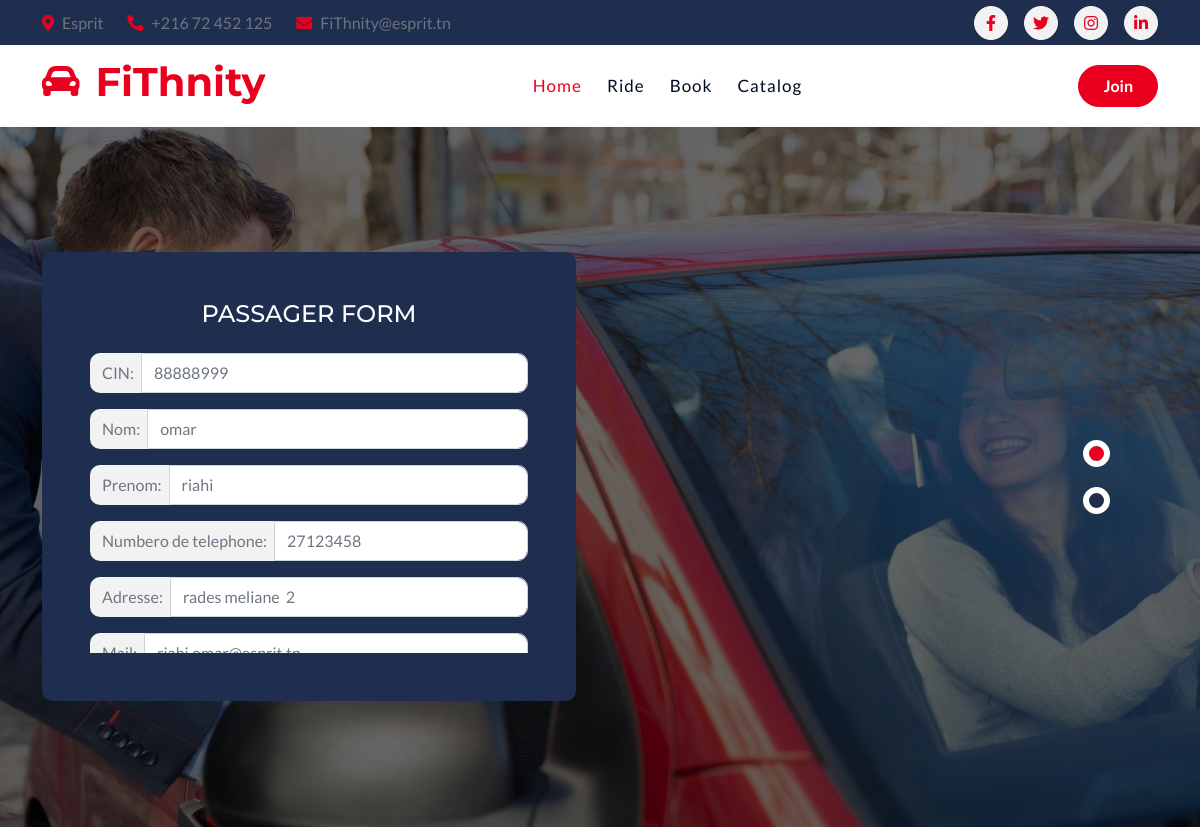
/passager/update/24, run on the app's committed database.
### userapp/models.py (models this page shows, shortened)
class user (AbstractUser):
    cin= models.CharField(('CIN') , max_length=8 ,validators=[cin_validator])
    nom =  models.CharField(('nom') , max_length=150)
    prenom=models.CharField(('prenom') , max_length=150)
    num_tel=models.CharField(('numbero de telephone') , max_length=8 , validators=[cin_validator])
    adresse= models.CharField(('adresse') , max_length=150 , validators=[validate_address])
    mail= models.CharField(('mail') , max_length=150,validators=[email_validator])
    date_naissance=models.DateField(('date de naissance'),null=True,blank=True)
    username= models.CharField(('username') , max_length=150,unique=True)
    role= models.CharField(('role') , max_length=150)
    photo = models.FileField(upload_to="static/img/users/" , validators=[FileExtensionValidator(allowed_extensions=['png','jpg'] , message="only png and jpg files allowed")],default='test.jpg')
    USERNAME_FIELD = 'username'
    REQUIRED_FIELDS = ['mail']

### passagerapp/views.py (the view)
# urls.py: path('update/<int:pk>', passagerupdateview.as_view() , name="passager_update"),
class passagerupdateview(UpdateView):
    model = passager
    template_name='passager/form.html'
    form_class=uppform
    success_url= reverse_lazy('profile')

### passagerapp/forms.py (shortened to what this page needs)
class uppform (forms.ModelForm):
    class Meta:
        model = passager
        fields = ['cin','nom','prenom','num_tel','adresse','mail','date_naissance','username','photo' ,'role']
    date_naissance=forms.DateField(label="Date de naissanace",widget=forms.DateInput(attrs={'type' : 'date'}))
    photo=forms.FileField(label="photo de profil",widget=forms.FileInput(attrs={'type' : 'file'}))
    role=forms.CharField(widget=forms.TextInput(attrs={'readonly' :True,  'value' : 'passager'}))
    def __init__(self, *args, **kwargs):
        super(uppform, self).__init__(*args, **kwargs)
        for key, value in self.fields.items():
            value.widget.attrs['class'] = 'form-control'

### template/passager/form.html (shortened to what this page needs)
{% include "../nav_def.html" %}
{% load static %}
        <div class="header-carousel">
            <div id="carouselId" class="carousel slide" data-bs-ride="carousel" data-bs-interval="false">
                <ol class="carousel-indicators">
                    <li data-bs-target="#carouselId" data-bs-slide-to="0" class="active" aria-current="true" aria-label="First slide"></li>
                    <li data-bs-target="#carouselId" data-bs-slide-to="1" aria-label="Second slide"></li>
                </ol>
                <div class="carousel-inner" role="listbox">
                    <div class="carousel-item active">
                        <img src="{% static 'img/covoiturage.jpeg' %}" class="img-fluid w-100" alt="First slide"/>
                        <div class="carousel-caption">
                            <div class="container py-4">
                                <div class="row g-5">
                                    <div class="col-lg-6 fadeInLeft animated" data-animation="fadeInLeft" data-delay="1s" style="animation-delay: 1s;">
                                        <div class="bg-secondary rounded p-5">
                                            <h4 class="text-white mb-4">PASSAGER FORM</h4>
                                            <form method="post" class="scroll-container" enctype="multipart/form-data">
                                                <div class="row g-3">
                                                    {% for field in form.visible_fields %}
                                                    <div class="col-12">
                                                        <div class="input-group">
                                                            <div class="d-flex align-items-center bg-light text-body rounded-start p-2">
                                                                <span class="ms-1">{{ field.label_tag }}</span>
                                                            </div>
                                                            {{ field }}
                                                        </div>
                                                    </div>
                                                    {% endfor %}
                                                </div>
                                            </form>
                                        </div>
                                    </div>
                                    <div class="col-lg-6 d-none d-lg-flex fadeInRight animated" data-animation="fadeInRight" data-delay="1s" style="animation-delay: 1s;">
                                    </div>
                                </div>
                            </div>
                        </div>
                    </div>
                </div>
            </div>
        </div>

### static/css/style.css (style rules this page uses)
.carousel .carousel-item img { object-fit: cover; }
.carousel .carousel-item, .carousel .carousel-item img { height: 700px; }
.carousel-item .carousel-caption { position: absolute; width: 100%; height: 100%; left: 0; bottom: 0; background: rgba(0, 0, 0, .6); display: flex; align-items: center; }
.carousel .carousel-indicators { left: 75%; top: 50%; margin-right: 25%; transform: translateY(-50%); flex-direction: column; }
.carousel-indicators [data-bs-target] { display: flex; width: 15px; height: 15px; border: 6px solid var(--bs-white); border-radius: 15px; padding: 0; margin-top:10px; margin-bottom:10px; background-color: var(--bs-secondary); opacity: 1; transition: 0.5s; }
.carousel-indicators [data-bs-target].active { background-color: var(--bs-primary); }

### template/passager/form.html (style rules this page uses)
.scroll-container { height: 300px; overflow-y: scroll; overflow-x: hidden; }

### data on the page
user: visible_fields "88888999" "omar" "riahi" "27123458" "rades meliane 2" "riahi.omar@esprit.tn"

### other printed values
{{ field.label_tag }} "CIN:" "Nom:" "Prenom:" "Numbero de telephone:" "Adresse:"
